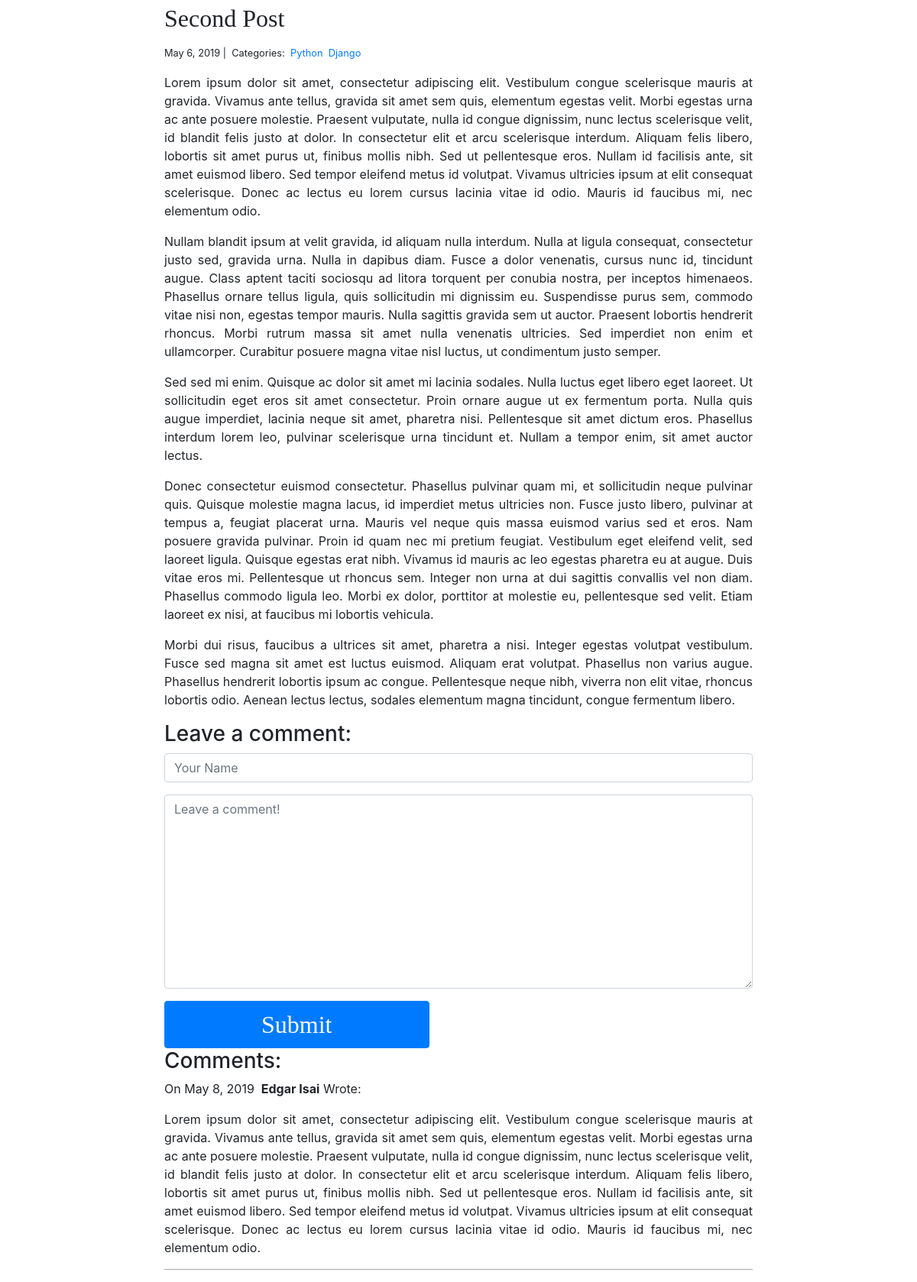
The app's page /blog/2/ with its own data.
### blog/models.py (models this page shows, shortened)
class Post(models.Model):
    title = models.CharField(max_length=255)
    body = models.TextField()
    created_on = models.DateTimeField(auto_now_add=True)
    last_modified = models.DateTimeField(auto_now=True)
    categories = models.ManyToManyField('Category', related_name='posts')

class Category(models.Model):
    name = models.CharField(max_length=50)

class Comment(models.Model):
    author = models.CharField(max_length=60)
    body = models.TextField()
    created_on = models.DateTimeField(auto_now_add=True)
    post = models.ForeignKey('Post', on_delete=models.CASCADE)

### blog/views.py (the view, shortened to what this page needs)
# urls.py: path("<int:pk>/", views.blog_detail, name="blog_detail"),
def blog_detail(request, pk):
    post = Post.objects.get(pk=pk)
    form = CommentForm()
    comments = Comment.objects.filter(post=post)
    context = {
        'post': post,
        'comments': comments,
        'form': form
    }
    return render(request, 'blog_detail.html', context)

### blog/forms.py
class CommentForm(forms.Form):
    author = forms.CharField(
        max_length=60,
        widget=forms.TextInput(attrs={
            'class': 'form-control',
            'placeholder': 'Your Name'
        })
    )
    body = forms.CharField(widget=forms.Textarea(
        attrs={
            'class': 'form-control',
            'placeholder': 'Leave a comment!'
        }
    ))

### blog/templates/blog_detail.html (shortened to what this page needs)
{% extends 'base.html' %}
{% load static %}
{% block page_content %}
    <link rel="stylesheet" href="{% static 'css/styles.css' %} ">
    <div class="col-md-8 offset-md-2">
    <h1>{{ post.title }}</h1>
    <small>
        {{ post.created_on.date }} |&nbsp;
        Categories:&nbsp;
        {% for category in post.categories.all %}
            <a href="{% url 'blog_category' category.name %}">{{ category.name }}</a>&nbsp;
        {% endfor %}
    </small>
    <div class="text-justify">
    <p>{{ post.body | linebreaks }}</p>
    </div>
    <h3>Leave a comment:</h3>
    <form action="/blog/{{ post.pk }}/" method="post">
        <div class="form-group">
            {{ form.author }}
        </div>
        <div class="form-group">
            {{ form.body }}
        </div>
        <button type="submit" class="btn btn-primary">Submit</button>
    </form>
    <h3>Comments:</h3>
    {% for comment in comments %}
        <p>
            On {{ comment.created_on.date }}&nbsp;
            <b>{{ comment.author }}</b> Wrote:
        </p>
        <div class="text-justify">
        <p>{{ comment.body }}</p>
        <hr>
        </div>
    {% endfor %}
    </div>
{% endblock %}

### projects/static/css/styles.css (style rules this page uses)
html { scroll-behavior: smooth; }
hr { background: #bcbcbc; }
h1 { font-family: Ropa Sans; font-style: normal; font-weight: normal; font-size: 2em; line-height: 1.5em; }
.btn { font-family: Share Tech Mono; font-style: normal; font-weight: normal; font-size: 1.3em; width: 45%; }
@media (min-width: 761px) { .btn { font-size: 2em; } }

### records on screen
Post: title "Second Post", created_on "May 6, 2019", body "Lorem ipsum dolor sit amet, consectetur adipiscing elit. Vestibulum congue scelerisque mauris at gravida. Vivamus ante tellus, gravida sit amet sem quis, elementum egestas velit. Morbi egestas urna ac ante posuere molestie. Praesent vulputate, nulla id congue dignissim, nunc lectus scelerisque velit, id blandit felis justo at dolor. In consectetur elit et arcu scelerisque interdum. Aliquam felis libero, lobortis sit amet purus ut, finibus mollis nibh. Sed ut pellentesque eros. Nullam id facilisis ante, sit amet euismod libero. Sed tempor eleifend metus id volutpat. Vivamus ultricies ipsum at elit consequat scelerisque. Donec ac lectus eu lorem cursus lacinia vitae id odio. Mauris id…"
Category: name "Python"
Category: name "Django"
Comment: created_on "May 8, 2019", author "Edgar Isai", body "Lorem ipsum dolor sit amet, consectetur adipiscing elit. Vestibulum congue scelerisque mauris at gravida. Vivamus ante tellus, gravida sit amet sem quis, elementum egestas velit. Morbi egestas urna ac ante posuere molestie. Praesent vulputate, nulla id congue dignissim, nunc lectus scelerisque velit, id blandit felis justo at dolor. In consectetur elit et arcu scelerisque interdum. Aliquam felis libero, lobortis sit amet purus ut, finibus mollis nibh. Sed ut pellentesque eros. Nullam id facilisis ante, sit amet euismod libero. Sed tempor eleifend metus id volutpat. Vivamus ultricies ipsum at elit consequat scelerisque. Donec ac lectus eu lorem cursus lacinia vitae id odio. Mauris id…"
